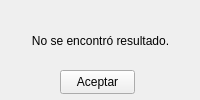
<?xml version="1.0" encoding="UTF-8"?>
<ui version="4.0">
 <class>Form</class>
 <widget class="QWidget" name="Form">
  <property name="geometry">
   <rect>
    <x>0</x>
    <y>0</y>
    <width>200</width>
    <height>100</height>
   </rect>
  </property>
  <property name="minimumSize">
   <size>
    <width>200</width>
    <height>100</height>
   </size>
  </property>
  <property name="maximumSize">
   <size>
    <width>200</width>
    <height>100</height>
   </size>
  </property>
  <property name="windowTitle">
   <string>Resultado - Algoritmo utilizado</string>
  </property>
  <widget class="QPushButton" name="pushButton">
   <property name="geometry">
    <rect>
     <x>60</x>
     <y>70</y>
     <width>75</width>
     <height>24</height>
    </rect>
   </property>
   <property name="text">
    <string>Aceptar</string>
   </property>
  </widget>
  <widget class="QLabel" name="label">
   <property name="geometry">
    <rect>
     <x>10</x>
     <y>10</y>
     <width>181</width>
     <height>61</height>
    </rect>
   </property>
   <property name="text">
    <string>No se encontró resultado.</string>
   </property>
   <property name="alignment">
    <set>Qt::AlignCenter</set>
   </property>
  </widget>
 </widget>
 <resources/>
 <connections/>
</ui>
